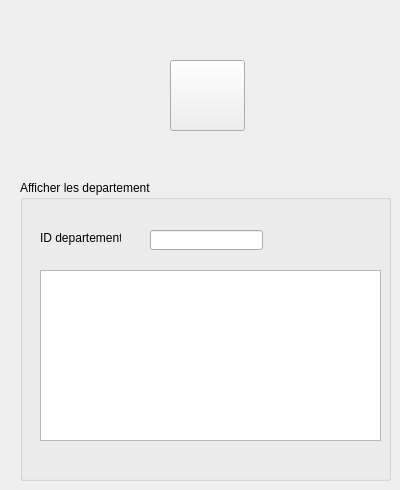
      <widget class="QWidget" name="afficher_2">
       <widget class="QGroupBox" name="groupBox_9">
        <property name="geometry">
         <rect>
          <x>20</x>
          <y>180</y>
          <width>371</width>
          <height>301</height>
         </rect>
        </property>
        <property name="title">
         <string>Afficher les departement</string>
        </property>
        <widget class="QTableView" name="tabdepartement">
         <property name="geometry">
          <rect>
           <x>20</x>
           <y>90</y>
           <width>341</width>
           <height>171</height>
          </rect>
         </property>
        </widget>
        <widget class="QLineEdit" name="lineEdit_13">
         <property name="geometry">
          <rect>
           <x>130</x>
           <y>50</y>
           <width>113</width>
           <height>20</height>
          </rect>
         </property>
        </widget>
        <widget class="QLabel" name="label_27">
         <property name="geometry">
          <rect>
           <x>20</x>
           <y>50</y>
           <width>81</width>
           <height>16</height>
          </rect>
         </property>
         <property name="text">
          <string>ID departement</string>
         </property>
        </widget>
       </widget>
       <widget class="QPushButton" name="pushButton_30">
        <property name="geometry">
         <rect>
          <x>170</x>
          <y>60</y>
          <width>75</width>
          <height>71</height>
         </rect>
        </property>
        <property name="styleSheet">
         <string notr="true">border-image: url(:/img/img/logoposte.png);</string>
        </property>
        <property name="text">
         <string/>
        </property>
       </widget>
      </widget>
